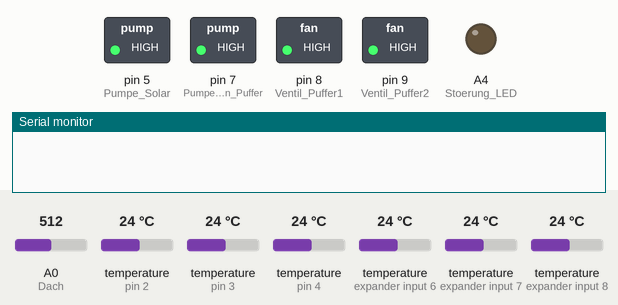
The sketch below on a simulated Arduino Uno, built with avr-gcc and run on an emulated ATmega328P. Shown: switched loads named in the sketch (green lamp = pin HIGH), output pins drawn as LEDs (lit = HIGH), the last lines printed to the serial monitor. Inputs (shaded band) come from the test bench; at power-on: A0 (Dach) = 512, temperature (sensors on pin 2, pin 3, pin 4, expander input 6, expander input 7, expander input 8) 24 °C.

Above: at 0.1 s.
At 3.4 s:
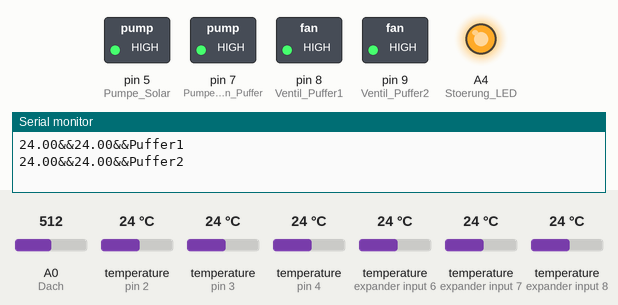
At 17.8 s:
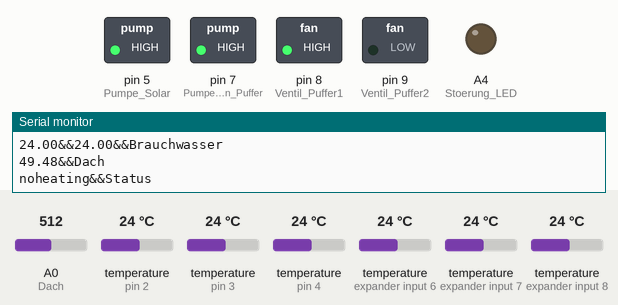
At 18.41 s:
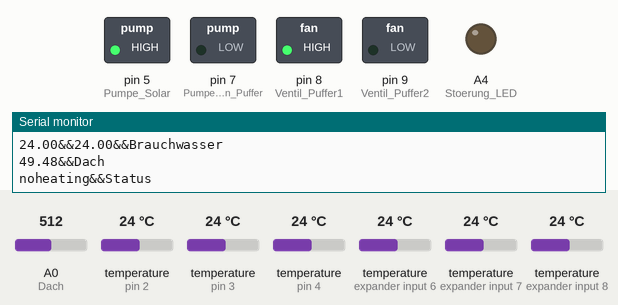
At 22.1 s:
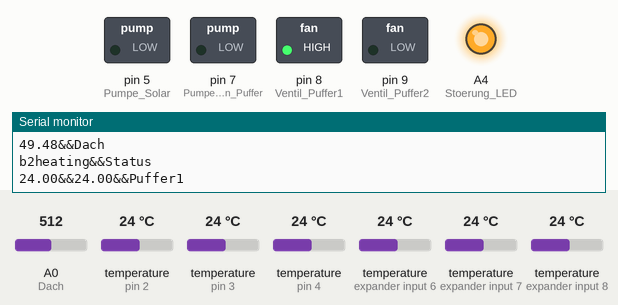
At 36.6 s:
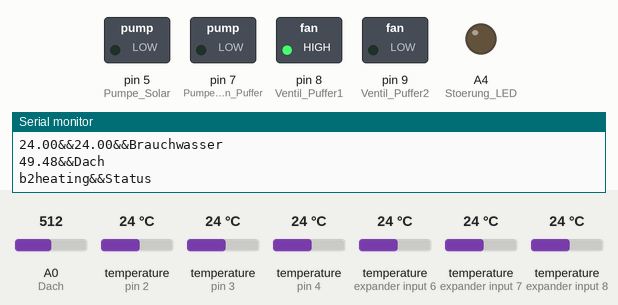
Timing chart, 0 to 38.1 s (numbered marks = the images above):
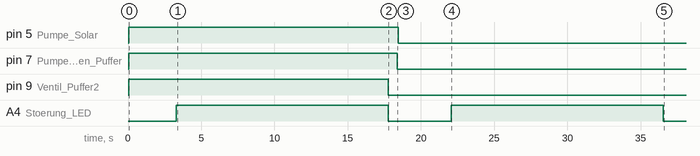

Measured:
- by itself, pin 5 (Pumpe_Solar): HIGH → LOW at 18.5 s
- by itself, pin 7 (Pumpe_Ventil_Laden_Puffer): HIGH → LOW at 18.4 s
- by itself, pin 9 (Ventil_Puffer2): HIGH → LOW at 17.8 s
- by itself, A4 (Stoerung_LED): alternates HIGH for 14.5 s and LOW for 4.3 s

The sketch:

steuerung_v_2_0_winter.ino
```cpp
#include <OneWire.h>            // OneWire-Bibliothek einbinden
#include <DallasTemperature.h>  // DS18B20-Bibliothek einbinden
#include <avr/wdt.h>


#define Puffer1 2
#define Puffer2 3
#define Brauchwasser 4
#define Dach A0
#define Stoerung_LED A4
#define AUS HIGH
#define AN LOW
#define Pumpe_Solar 5
#define Pumpe_Ventil_Laden_Puffer 7
#define Ventil_Puffer1 8
#define Ventil_Puffer2 9


OneWire oneWirePuffer1(Puffer1);
OneWire oneWirePuffer2(Puffer2);
OneWire oneWireBrauchwasser(Brauchwasser);

DallasTemperature sensorsPuffer1(&oneWirePuffer1);
DallasTemperature sensorsPuffer2(&oneWirePuffer2);
DallasTemperature sensorsBrauchwasser(&oneWireBrauchwasser);

float tempPuffer1oben;
float tempPuffer1unten;
float tempPuffer2oben;
float tempPuffer2unten;
float tempBrauchwasseroben;
float tempBrauchwasserunten;
float tempDach;
String status_laden ="noheating";
int grenze;
int i=0;
boolean brauchwasserLaden;

void setup() {

  wdt_enable(WDTO_8S);
  // Serielle Ausgabe starten
  Serial.begin(9600);
  sensorsPuffer1.begin();  // DS18B20 starten
  sensorsPuffer2.begin();  // DS18B20 starten
  sensorsBrauchwasser.begin();  // DS18B20 starten

  pinMode(Stoerung_LED, OUTPUT);
  pinMode(Ventil_Puffer1,OUTPUT);
  pinMode(Pumpe_Solar,OUTPUT);
  pinMode(Pumpe_Ventil_Laden_Puffer,OUTPUT);
  pinMode(Ventil_Puffer2,OUTPUT);

  digitalWrite(Ventil_Puffer1,AUS);
  digitalWrite(Ventil_Puffer2,AUS);
  digitalWrite(Pumpe_Ventil_Laden_Puffer,AUS);
  digitalWrite(Pumpe_Solar,AUS);
  grenze = 1;


}


void loop(){


  sensorsPuffer1.requestTemperatures(); // Temperatursensor(en) auslesen
  tempPuffer1unten = sensorsPuffer1.getTempCByIndex(0);
  tempPuffer1oben = sensorsPuffer1.getTempCByIndex(1);

  sensorsPuffer2.requestTemperatures(); // Temperatursensor(en) auslesen
  tempPuffer2unten = sensorsPuffer2.getTempCByIndex(0);
  tempPuffer2oben = sensorsPuffer2.getTempCByIndex(1);

  sensorsBrauchwasser.requestTemperatures(); // Temperatursensor(en) auslesen
  tempBrauchwasserunten = sensorsBrauchwasser.getTempCByIndex(0);
  tempBrauchwasseroben = sensorsBrauchwasser.getTempCByIndex(1);

  tempDach=getTemp1_ptc();

  analogWrite(Stoerung_LED,255);
  i++;
  if(i==5)
  {
    analogWrite(Stoerung_LED,0);
    steuern();
    i=0;
  }
  printValues();


  wait(100);

 wdt_reset();
}


void steuern()
{
 // Serial.println("steuern");
 /* if(tempDach-tempBrauchwasseroben>grenze&&tempBrauchwasseroben<=65&&tempBrauchwasserunten<=60)
  {
   // Serial.println("laden");
   brauchwasserladen();
    brauchwasserLaden = true;
  }
  else */

    //Serial.println("nichtladen");
    brauchwasserLaden = false;
  //}
  if(!brauchwasserLaden)
  {
    if(tempPuffer1oben>tempPuffer2oben)
    {
      if(tempPuffer1unten<56&&tempPuffer1oben<60)
      {
        if(tempDach-tempPuffer1oben>grenze)
        {
          puffer1Laden();
        }
        else
        {
          stopLaden();
        }
      }
      else
      {
         if(tempPuffer2unten<56&&tempPuffer2oben<60)
         {
           if(tempDach-tempPuffer2oben>grenze)
           {
              puffer2Laden();
           }
           else
           {
             stopLaden();
           }
         }
        else
        {
         stopLaden();//STOP
        }
      }
    }
    else
    {
      if(tempPuffer2unten<56&&tempPuffer2oben<60)
      {
        if(tempDach-tempPuffer2oben>grenze)
        {
          puffer2Laden();
        }
        else
        {
          stopLaden();
        }
      }
      else
      {
         if(tempPuffer1unten<56&&tempPuffer1oben<60)
         {
           if(tempDach-tempPuffer1oben>grenze)
           {
             puffer1Laden();
           }
         }
         else
         {
          stopLaden(); //STOP
         }

      }

    }
  }
  else
  {
    if(!brauchwasserLaden)
    {
      stopLaden(); //STOP
    }
  }
}

void brauchwasserladen()
{
  digitalWrite(Pumpe_Ventil_Laden_Puffer,AUS);
  wait(100);
  digitalWrite(Ventil_Puffer1,AUS);
  wait(100);
  digitalWrite(Ventil_Puffer2,AUS);
  wait(100);
  digitalWrite(Pumpe_Solar,AN);
  status_laden="fwheating";
}

void puffer1Laden()
{
  digitalWrite(Ventil_Puffer1,AN);
  wait(100);
  digitalWrite(Ventil_Puffer2,AUS);
  wait(500);
  digitalWrite(Pumpe_Ventil_Laden_Puffer,AN);
  wait(100);
  digitalWrite(Pumpe_Solar,AN);
  status_laden="b1heating";

}

void puffer2Laden()
{
  digitalWrite(Ventil_Puffer2,AN);
  wait(100);
  digitalWrite(Ventil_Puffer1,AUS);
  wait(500);
  digitalWrite(Pumpe_Ventil_Laden_Puffer,AN);
  wait(100);
  digitalWrite(Pumpe_Solar,AN);
  status_laden="b2heating";
}

void stopLaden()
{
  //Serial.println("stopLaden");
   digitalWrite(Pumpe_Solar,AUS);
   wait(100);
   digitalWrite(Pumpe_Ventil_Laden_Puffer,AUS);
   wait(100);
   digitalWrite(Ventil_Puffer1,AUS);
   wait(100);
   digitalWrite(Ventil_Puffer2,AUS);
   status_laden="noheating";
}


void printValues()
{

  Serial.print(tempPuffer1oben);
  Serial.print("&&");
  Serial.print(tempPuffer1unten);
  Serial.println("&&Puffer1");
  wait(50);
  Serial.print(tempPuffer2oben);
  Serial.print("&&");
  Serial.print(tempPuffer2unten);
  Serial.println("&&Puffer2");
  wait(50);
  Serial.print(tempBrauchwasseroben);
  Serial.print("&&");
  Serial.print(tempBrauchwasserunten);
  Serial.println("&&Brauchwasser");
  wait(50);
  Serial.print(tempDach);
  Serial.println("&&Dach");
  wait(50);
  Serial.print(status_laden);
  Serial.println("&&Status");
  wait(50);

}
float getTemp1_ptc()
{
  float temp=0;
  for(int i=0;i<30;i++)
  {
  int sensorValue = analogRead(Dach);
  float voltage = sensorValue *(5.0/1023.0);

  //voltage-=0.1;
  float v1=4.9-voltage;

  float r1=2450;
  float current=v1/r1;
  float rptc=voltage/current;
  //rptc-=155;
  temp=temp+(rptc-1630.0)/18.74;
  wait(30);
  }
  return temp/30;
}

 void wait (unsigned long milliseconds)
 {
   unsigned long start = millis();
   while(millis()<=(start+milliseconds))
   {
   }
 }
```
